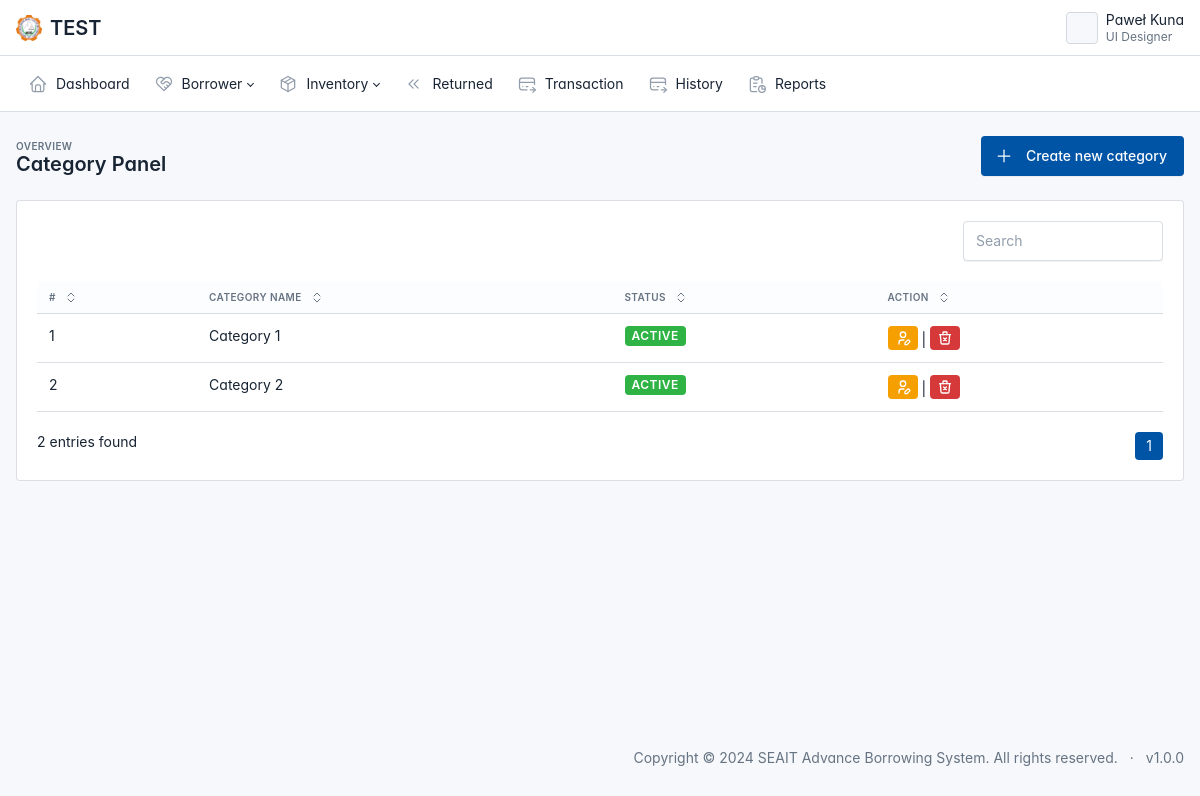
The app's page /admin/category.php (signed in) with its own data.
### tables this page shows
CREATE TABLE IF NOT EXISTS `tbl_category` (
  `category_id` int NOT NULL AUTO_INCREMENT,
  `category_name` varchar(100) NOT NULL,
  `status` int NOT NULL DEFAULT '1',
  PRIMARY KEY (`category_id`)
);

### admin/category.php (the view, shortened to what this page needs)
<?php include '../connection.php';
?>
<!doctype html>
<html lang="en">
<?php include '../components/head.php' ?>
<body class=" layout-fluid">
  <div class="page">
    <?php include '../components/navbar.php' ?>
    <?php include '../components/sidebar.php' ?>
    <div class="page-wrapper">
      <div class="page-header d-print-none">
        <div class="container-xl">
          <div class="row g-2 align-items-center">
            <div class="col">
              <div class="page-pretitle">
                Overview
              </div>
              <h2 class="page-title">
                Category Panel
              </h2>
            </div>
            <div class="col-auto ms-auto d-print-none">
              <div class="btn-list">
                <a href="#" class="btn btn-primary d-none d-sm-inline-block add" >
                  <svg xmlns="http://www.w3.org/2000/svg" class="icon" width="24" height="24" viewBox="0 0 24 24" stroke-width="2" stroke="currentColor" fill="none" stroke-linecap="round" stroke-linejoin="round">
                    <path stroke="none" d="M0 0h24v24H0z" fill="none" />
                    <path d="M12 5l0 14" />
                    <path d="M5 12l14 0" />
                  </svg>
                  Create new category
                </a>
              </div>
            </div>
          </div>
        </div>
      </div>
      <div class="page-body">
        <div class="container-xl">
          <div class="card">
            <div class="card-body">
              <div id="listjs">
                <div class="d-flex align-items-center justify-content-between">
                  <div class="flex-shrink-0">
                    <input class="form-control listjs-search" id="search-input" placeholder="Search" style="max-width: 200px;" />
                  </div>
                </div>
                <br>
                <div id="table-default" class="table-responsive">
                  <table class="table" id="tables">
                    <thead>
                      <tr>
                        <th>
                          <button class="table-sort" data-sort="sort-id">
                            #
                          </button>
                        </th>
                        <th>
                          <button class="table-sort" data-sort="sort-category">
                            Category Name
                          </button>
                        </th>
                        <th>
                          <button class="table-sort" data-sort="sort-status">
                            Status
                          </button>
                        </th>
                        <th>
                          <button class="table-sort">
                            Action
                          </button>
                        </th>
                      </tr>
                    </thead>
                    <tbody class="table-tbody">
                      <?php
                      $sql = "SELECT * from tbl_category order by category_id asc";
                      $rs = $conn->query($sql);
                      $i = 1;
                      foreach ($rs as $row) { ?>
                        <tr>
                          <td class="sort-id"><?php echo $i++ ?></td>
                          <td class="sort-category text-capitalize"><?php echo $row['category_name'] ?></td>
                          <td class="sort-status">
                            <?php
                            if ($row['status'] == 1) {
                              echo '<span class="badge badge-sm bg-green text-white text-uppercase ms-auto">Active</span>';
                            } else if ($row['status'] == 0) {
                              echo '<span class="badge badge-sm bg-red text-white text-uppercase ms-auto">Inactive</span>';
                            }
                            ?>
                          </td>
                          <td>
                            <a href="#" class="badge bg-yellow edit">
                            </a> |
                            <a href="#" class="badge bg-red delete">
                            </a>
                          </td>
                        </tr>
                      <?php } ?>
                    </tbody>
                  </table>
                  <br>
                  <div class="btn-toolbar">
                    <p class="mb-0" id="listjs-showing-items-label">Showing 0 items</p>
                    <ul class="pagination ms-auto mb-0"></ul>
                  </div>
                </div>
              </div>
            </div>
          </div>
        </div>
      </div>
      <?php include '../components/footer.php' ?>
    </div>
  </div>
</body>
</html>

### components/head.php (style rules this page uses)
:root { --tblr-font-sans-serif: 'Inter Var', -apple-system, BlinkMacSystemFont, San Francisco, Segoe UI, Roboto, Helvetica Neue, sans-serif; }
body { font-feature-settings: "cv03", "cv04", "cv11"; }

### records on screen
tbl_category: category_name "Category 1", status "ACTIVE"
tbl_category: category_name "Category 2", status "ACTIVE"
